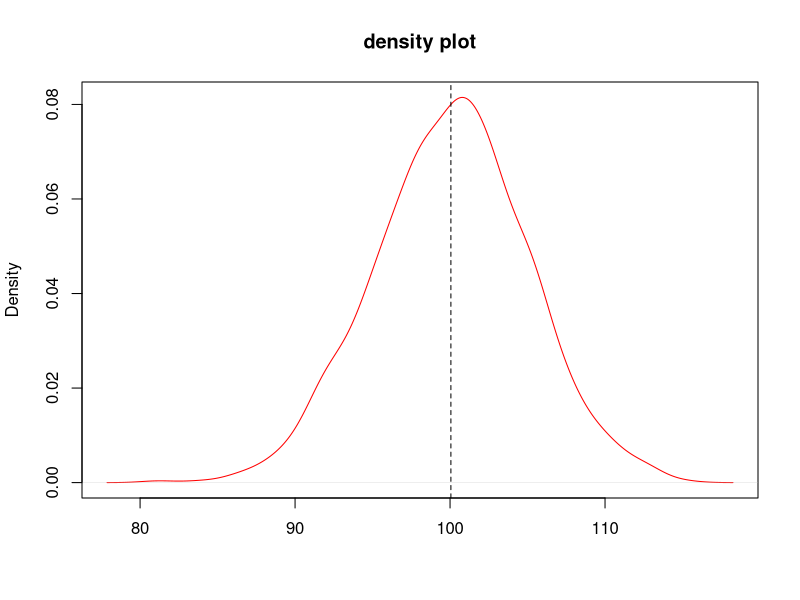
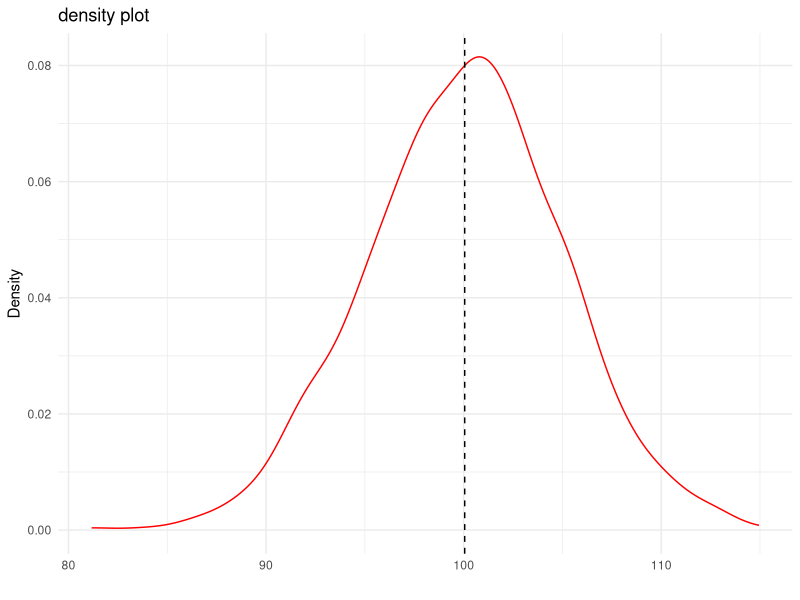

Source code (R) for these figures, in order:
## Simulate normal distribution and make density plot


## declare seed for reproducibility
set.seed(123456)


x <- rnorm(n=1000, mean=100, sd=5)


## base package

plot(density(x),main = "density plot",col="red",xlab="")
abline(v = mean(x),lty=2)


## ggplot2 package

# if you don't have package, install "ggplot2" with the next code:
install.packages("ggplot2")


## 
library(ggplot2)

qplot(x,  geom="density",col=I("red"),  alpha=I(0.5),
      main="density plot", xlab="", ylab="Density")  +
      geom_vline(xintercept = mean(x),linetype=2) +
      theme_minimal()


# visit http://ggplot2.tidyverse.org/index.html to read more about ggplot2
